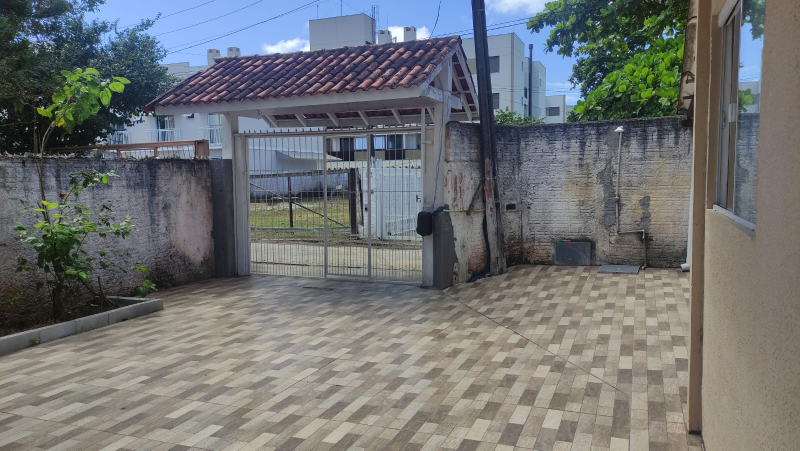
#> input picture ServerAPI/fechado.jpg, 1600 x 901 px (shown at 1/2 size)
$ python api.py
#> lines starting #> are read from the running program, lines starting #| are printed output that depends on the picture; long printed decimals are rounded
import cv2
import numpy as np


# carregar as três imagens
portao_fechado = cv2.imread("fechado.jpg")
#> portao_fechado is the input picture: shape (901, 1600, 3); mean B, G, R 115.6, 114.7, 112.3
portao_aberto = cv2.imread("aberto.jpg")
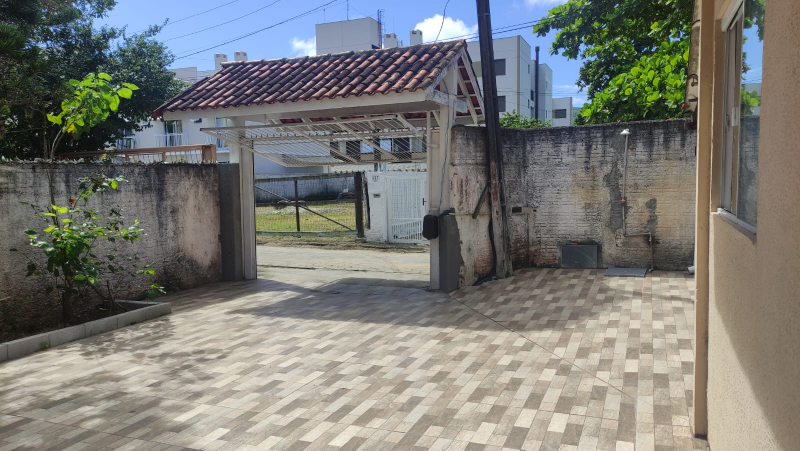
#> input picture ServerAPI/aberto.jpg, 1600 x 901 px (shown at 1/2 size)
#> portao_aberto is the input picture: shape (901, 1600, 3); mean B, G, R 118.8, 123.4, 123.3
nova_imagem = cv2.imread("aberto2.jpg")
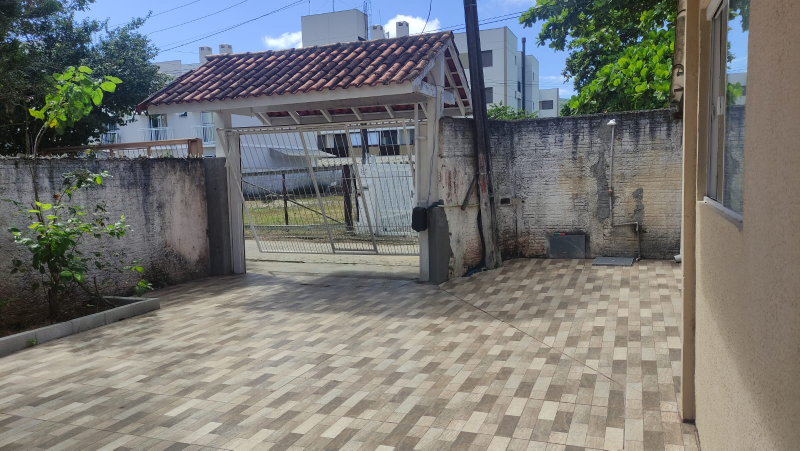
#> input picture ServerAPI/aberto2.jpg, 1600 x 901 px (shown at 1/2 size)
#> nova_imagem is the input picture: shape (901, 1600, 3); mean B, G, R 116.2, 119.2, 118.8

# definir as coordenadas x e y da área de comparação
x = 470
y = 250
width = 450
height = 350

# selecionar a área de comparação em cada imagem
area_portao_fechado = portao_fechado[y:y+height, x:x+width]
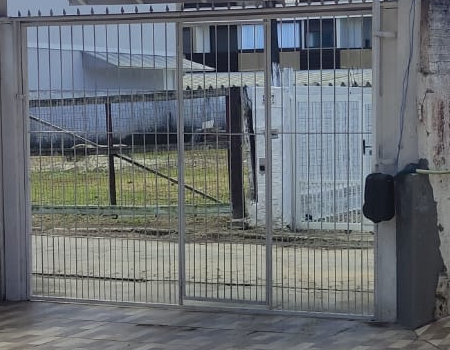
#> area_portao_fechado: shape (350, 450, 3); mean B, G, R 115.8, 111.4, 106.1
area_portao_aberto = portao_aberto[y:y+height, x:x+width]
area_nova_imagem = nova_imagem[y:y+height, x:x+width]
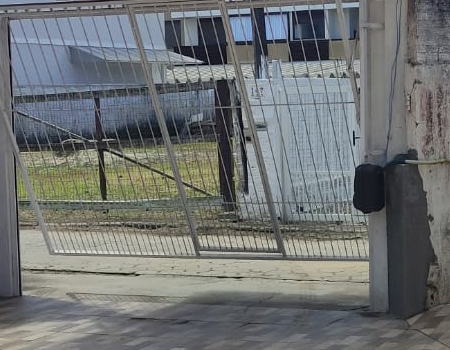
#> area_nova_imagem: shape (350, 450, 3); mean B, G, R 114.6, 114.7, 111.7

# converter as imagens para escala de cinza
area_portao_fechado_gray = cv2.cvtColor(area_portao_fechado, cv2.COLOR_BGR2GRAY)
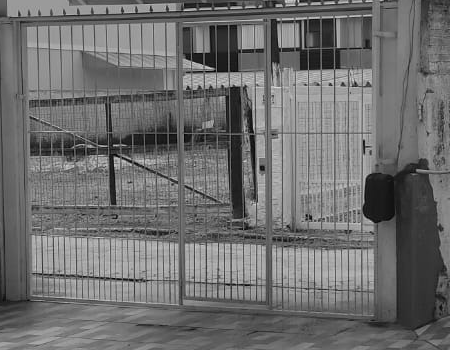
#> area_portao_fechado_gray: shape (350, 450); min 0, max 221, mean 110.3
area_portao_aberto_gray = cv2.cvtColor(area_portao_aberto, cv2.COLOR_BGR2GRAY)
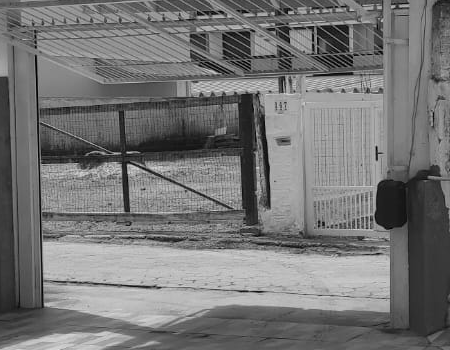
#> area_portao_aberto_gray: shape (350, 450); min 0, max 225, mean 117.3
area_nova_imagem_gray = cv2.cvtColor(area_nova_imagem, cv2.COLOR_BGR2GRAY)
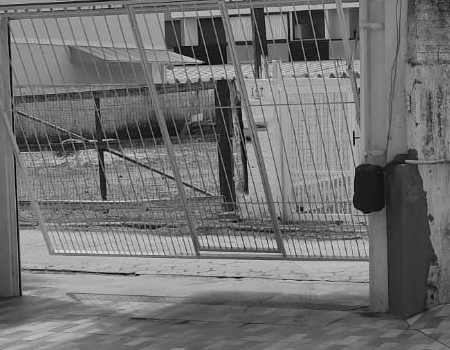
#> area_nova_imagem_gray: shape (350, 450); min 0, max 235, mean 113.8

# calcular o histograma das imagens em escala de cinza
portao_fechado_hist = cv2.calcHist([area_portao_fechado_gray], [0], None, [256], [0, 256])
#> portao_fechado_hist = 256 values, max 2010 at index 100, min 0 at index 208, mean 615.2
portao_aberto_hist = cv2.calcHist([area_portao_aberto_gray], [0], None, [256], [0, 256])
#> portao_aberto_hist = 256 values, max 1366 at index 89, min 0 at index 218, mean 615.2
nova_imagem_hist = cv2.calcHist([area_nova_imagem_gray], [0], None, [256], [0, 256])
#> nova_imagem_hist = 256 values, max 1744 at index 105, min 0 at index 230, mean 615.2

# comparar as imagens usando o método correlação
resultado_fechado = cv2.compareHist(portao_fechado_hist, nova_imagem_hist, cv2.HISTCMP_CORREL)
#> resultado_fechado = 0.973
resultado_aberto = cv2.compareHist(portao_aberto_hist, nova_imagem_hist, cv2.HISTCMP_CORREL)
#> resultado_aberto = 0.873

# determinar se a nova imagem corresponde a um portão aberto ou fechado
if resultado_fechado > resultado_aberto:
    print("O portão está fechado")
    estado = 1
else:
    print("O portão está aberto.")
    estado = 0

print("fechado: ", resultado_fechado)
#| fechado:  0.9735
print("Aberto: ", resultado_aberto)
#| Aberto:  0.873

# desenhar um retângulo vermelho na área de comparação
#cv2.rectangle(portao_fechado, (x, y), (x+width, y+height), (0, 0, 255), 2)
#cv2.rectangle(portao_aberto, (x, y), (x+width, y+height), (0, 0, 255), 2)
#cv2.rectangle(nova_imagem, (x, y), (x+width, y+height), (0, 0, 255), 2)

# mostrar as imagens com a área de comparação desenhada
cv2.imshow("Portão fechado", area_portao_fechado_gray)
#cv2.imshow("Portão aberto", portao_aberto)
#cv2.imshow("Nova imagem", nova_imagem)
cv2.waitKey(0)
cv2.destroyAllWindows()
